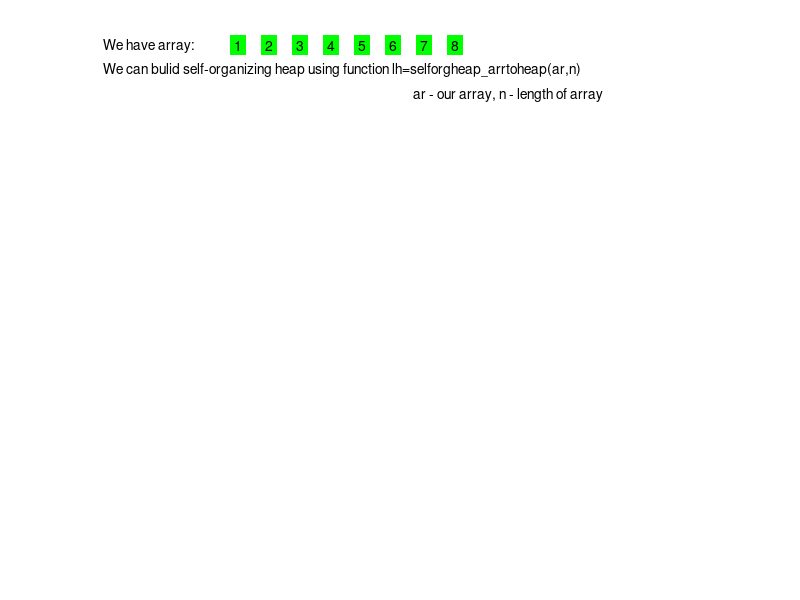

Write MATLAB code to recreate this figure. (Note: this script raises an error after producing the figure.)

%graphic example for self-organizing heaps;
%it illustrates basic functions for  self-organizing heaps  
%  Svetlana Gagarinova  (c) 2005,2006

function selforgheap_example_graphics()
ar=[1 2 3 4 5 6 7 8];
n=8;
d=2;
% pauses
pn=2;px=4; 
figure('Resize','off','NumberTitle','off','Name','selforgheap_example_graphics');
axis('manual');
axis('off');
hold on;
x=0;y=1;dx=0.05;
text(x,y,'We have array:');
for i=1:n
  text(x+0.21,y,num2str(ar(i)),'BackgroundColor',[0 1 0]);
  x=x+dx;
 end;
text(0,0.95,'We can bulid self-organizing heap using function lh=selforgheap\_arrtoheap(ar,n)');
text(0.5,0.9,'ar - our array, n - length of array');
pause(pn);

%Transform array to heap; 10-size,2-d for heap (here binary heap)
lh=selforgheap_arrtoheap(ar,n);

%clf;
hold on;
%axis off;
text(0.1,0.8,'RESULT:');
[a b c]=selforgheap_TreeToVect(lh); 
treeplot(a);
x=zeros(1);xy=zeros(1);
[x,y]=treelayout(a);
for i=1:size(x,2);
  xy(i,1)=x(i);
  xy(i,2)=y(i);
end;  
treelabel(xy,b,c);
pause(px); 

clf; 
hold on;
axis off;
text(-0.1,1,'We can find element with minimal priority using function mf=selforgheap\_findminprior(lh)');
text(0.5,0.95,'lh - our heap, mf - minimal priority ');
treeplot(a);
[x,y]=treelayout(a);
for i=1:size(x,2)
  xy(i,1)=x(i);
  xy(i,2)=y(i);
end;  
treelabel(xy,b,c);
pause(pn)

% Search minimal priority 
mf=selforgheap_findminprior(lh);

clf; 
hold on;
axis off;
text(-0.1,1,'We can find element with minimal priority using function mf=selforgheap\_findminprior(lh)');
text(0.5,0.95,'lh - our heap, mf - minimal priority ');
text(0.21,0.9,'RESULT');
[a b c]=selforgheap_TreeToVect(lh);
treeplot(a);
x=zeros(1);xy=zeros(1);
[x,y]=treelayout(a);
for i=1:size(x,2)
  xy(i,1)=x(i);
  xy(i,2)=y(i);
end;  
treelabel(xy,b,c);
xy=zeros(1);
xy(1,1)=x(1);xy(1,2)=y(1);
treelabel(xy,b(1,1),c(1,1),'Background',[1 0 0]);
pause(px); 

clf; 
hold on;
axis off;
text(-0.1,1,'We can delete element with minimal priority using function lh=selforgheap\_delminprior(lh)');
text(0.5,0.95,'lh - our heap');
treeplot(a);
[x,y]=treelayout(a);
for i=1:n
  xy(i,1)=x(i);
  xy(i,2)=y(i);
end;  
treelabel(xy,b,c);
pause(pn)

%Delete minimal priority
lh=selforgheap_delminprior(lh);
clf; 
hold on;
axis('off');
text(-0.1,1,'We can delete element with minimal priority using function lh=selforgheap\_delminprior(lh)');
text(0.5,0.95,'lh - our heap');
text(0.21,0.9,'RESULT');
[a b c]= selforgheap_TreeToVect(lh);    
treeplot(a);
x=zeros(1);
[x,y]=treelayout(a);
xy=zeros(1);
for i=1:size(x,2)
  xy(i,1)=x(i);
  xy(i,2)=y(i);
end;  
treelabel(xy,b,c);
pause(px); 
 
%Find element with priority 5 and data 5
lh=selforgheap_find(lh,5,5);
clf; 
hold on;
axis('off');
text(-0.1,1,'We can find element with priority p and data d using function lh=selforgheap\_find(lh,d,p)');
text(0.21,0.95,'in this example p=5, d=5');
treeplot(a);
treelabel(xy,b,c);
pause(pn);
text(0.21,0.9,'RESULT');
xy=zeros(1,2);
num=selforgheap_CurInTreeToNum(lh);
xy(1,1)=x(num);xy(1,2)=y(num);
treelabel(xy,b(1,num),c(1,num),'Background',[1 0 0]);
pause(px); 
 
% and change priority of this element(new priority 11)
lh=selforgheap_diffprior(lh,11);
clf; 
hold on;
axis('off');
text(-0.1,1,'and change priority of this element using function lh=selforgheap\_diffprior(lh,p)');
text(0.21,0.95,'in this example p=11');
treeplot(a);
x=zeros(1);
[x,y]=treelayout(a);
xy=zeros(1);
for i=1:size(x,2)
  xy(i,1)=x(i);
  xy(i,2)=y(i);
end;  
treelabel(xy,b,c);
pause(pn);

clf; 
hold on;
axis('off');
text(-0.1,1,'and change priority of this element using function lh=selforgheap\_diffprior(lh,p)');
text(0.21,0.95,'in this example p=11');
text(0.21,0.9,'RESULT');
a=zeros(1);
[a b c]=selforgheap_TreeToVect(lh);
treeplot(a);
x=zeros(1);
[x,y]=treelayout(a);
xy=zeros(1);
for i=1:size(x,2)
  xy(i,1)=x(i);
  xy(i,2)=y(i);
end;  
treelabel(xy,b,c);
pause(px); 

% input new element with data 7 and priority 5
lh=selforgheap_insert(lh,7,5);

clf; 
hold on;
axis('off');
text(-0.1,1,'We can insert new element with priority p and data d using function lh=selforgheap\_insert(lh,d,p)');
text(0.21,0.95,'in this example d=7,p=5');
treeplot(a);
treelabel(xy,b,c);
pause(pn);

clf; 
hold on;
axis('off');
text(-0.1,1,'We can insert new element with priority p and data d using function lh=selforgheap\_insert(lh,d,p)');
text(0.21,0.95,'in this example d=7,p=5');
text(0.21,0.9,'RESULT');
[a b c]=selforgheap_TreeToVect(lh);
treeplot(a);
x=zeros(1);
[x,y]=treelayout(a);
for i=1:size(x,2)
  xy(i,1)=x(i);
  xy(i,2)=y(i);
end;  
treelabel(xy,b,c);
pause(px); 

%Current size of heap
s=selforgheap_size(lh);
clf; 
hold on;
axis('off');
text(-0.1,1,'We can see size of heap in this moment using function s=selforgheap\_size(lh)');
text(0.21,0.95,'in this example s=');
treeplot(a);
treelabel(xy,b,c);
pause(pn);
text(0.45,0.95,num2str(s),'BackgroundColor',[0 1 0]);
pause(px);

%Merge 2 heaps
ar2=[12 13 14 15 16];
lh1=selforgheap_arrtoheap(ar2,5);

clf; 
hold on;
axis('off');
text(-0.1,1,'We can merge two heaps lh and lh1 using function lh=selforgheap\_merge(lh,lh1)');
text(0.21,0.95,'in this example lh - our heap from previews examples,');
treeplot(a);
treelabel(xy,b,c);
pause(pn);

clf; 
hold on;
axis('off');
text(-0.1,1,'We can merge two heaps lh and lh1 using function lh=selforgheap\_merge(lh,lh1)');
text(0.21,0.95,'lh1 - lazy left heap with elements 12,13,14,15,16');
[a b c]=selforgheap_TreeToVect(lh1);
treeplot(a);
xy=zeros(1);
x=zeros(1);
[x,y]=treelayout(a);
for i=1:size(x,2)
  xy(i,1)=x(i);
  xy(i,2)=y(i);
end;  
treelabel(xy,b,c);
pause(3*pn); 

[lh lh1]=selforgheap_merge(lh,lh1);

clf; 
hold on;
axis('off');
text(-0.1,1,'We can merge two heaps lh and lh1 using function lh=selforgheap\_merge(lh,lh1)');
text(0.21,0.9,'RESULT');
[a b c]=selforgheap_TreeToVect(lh);
treeplot(a);
x=zeros(1);
[x,y]=treelayout(a);
for i=1: size(x,2)
  xy(i,1)=x(i);
  xy(i,2)=y(i);
end;  
treelabel(xy,b,c);
pause(px); 
